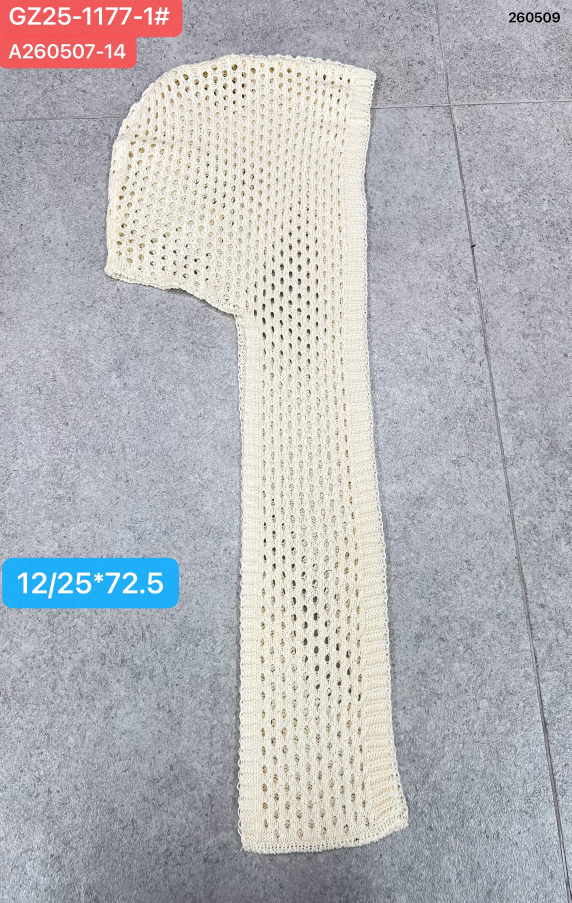
#> input picture data/standard_samples/B01.png, 1714 x 2709 px (shown at 1/3 size)
$ python -i extract_style_codes_ollama.py   (imports and definitions only)
#> lines starting #> are read from the running program, lines starting #| are printed output that depends on the picture
import argparse
import base64
import json
import logging
import re
import time
import unicodedata
from collections import defaultdict
from io import BytesIO
from pathlib import Path
from typing import Optional

import requests
from PIL import Image, ImageEnhance, ImageOps

STYLE_RE = re.compile(r"([A-Za-z0-9_-]+#)")
SAFE_RE = re.compile(r"[^A-Za-z0-9_-]+")
DEFAULT_CONFIG = Path("config/search_config.json")


def crop_header_gray(img_path: Path) -> Image.Image:
#> called with img_path = '../data/standard_samples/B01.png'
    img = Image.open(img_path).convert("RGB")
#> img is the input picture: PIL image 1714x2709 RGB; mean R, G, B 181.6, 181.6, 185.6
    w, h = img.size
#> w = 1714; h = 2709
    crop = img.crop((0, 0, int(w * 0.65), int(h * 0.20)))
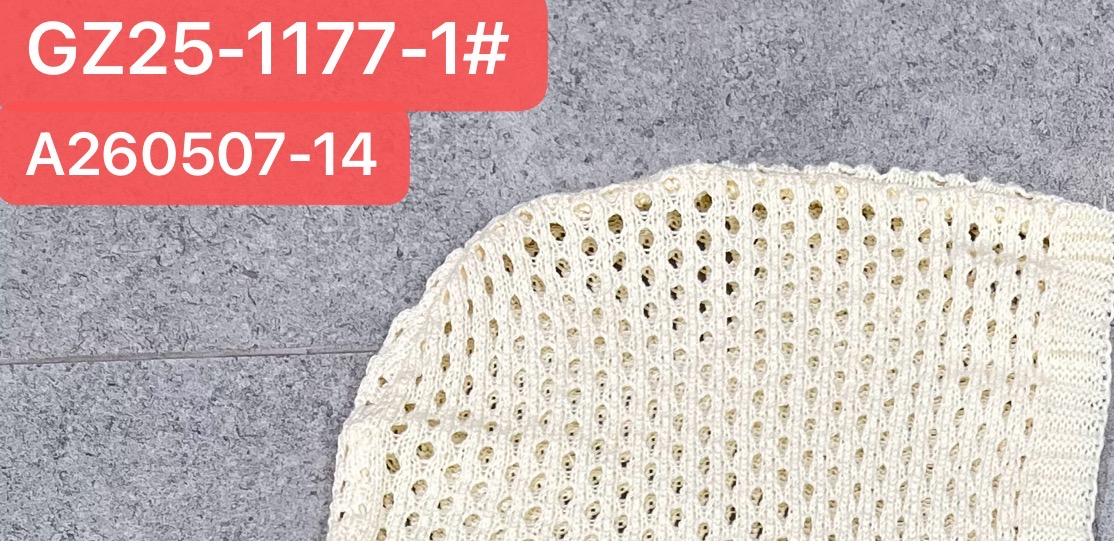
#> crop: PIL image 1114x541 RGB; mean R, G, B 203.4, 179.8, 178.9
    gray = ImageOps.grayscale(crop)
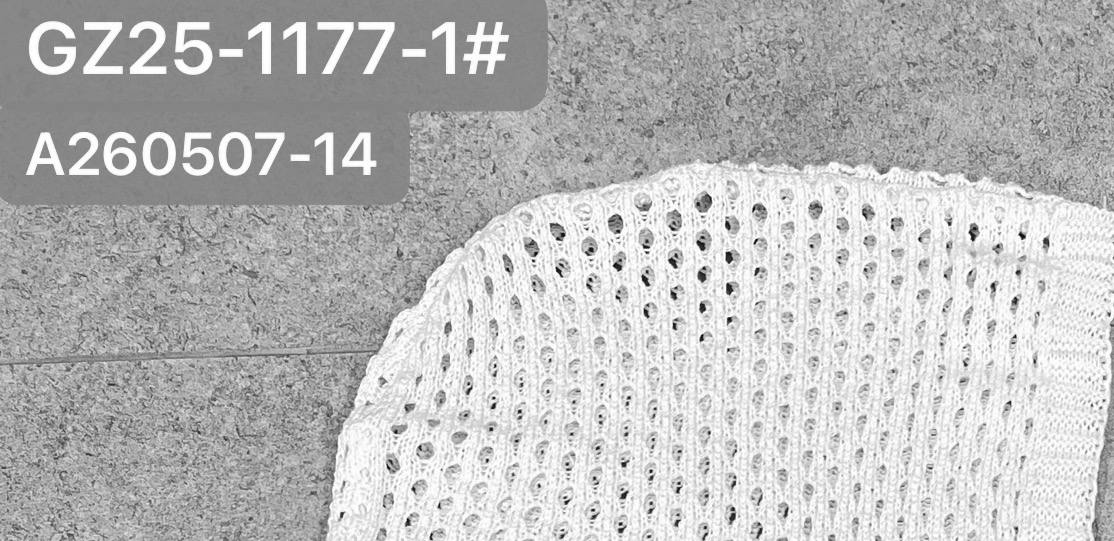
#> gray: PIL image 1114x541 L; min 5, max 255, mean 186.7
    gray = ImageEnhance.Contrast(gray).enhance(2.0)
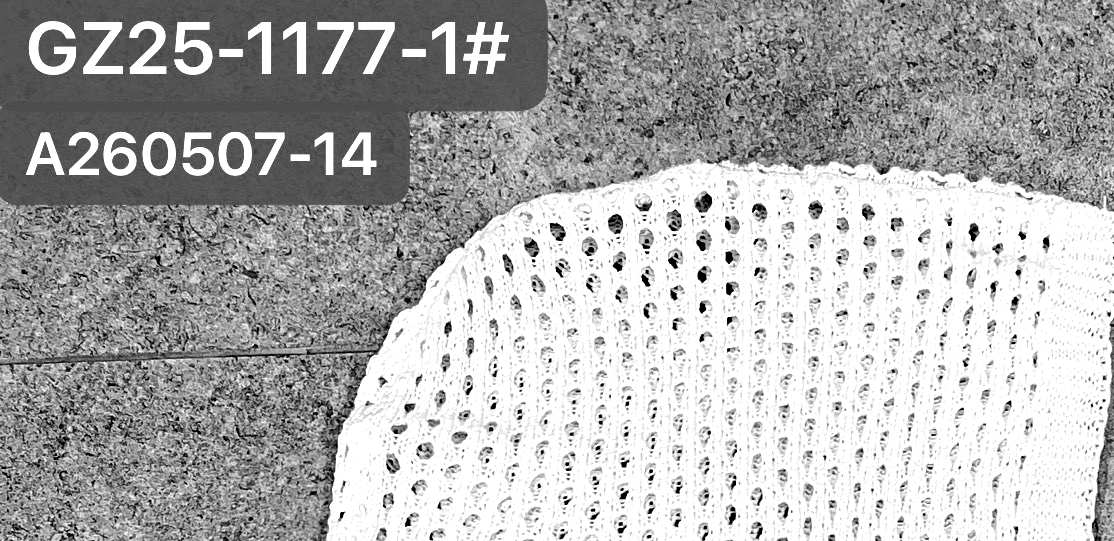
#> gray: PIL image 1114x541 L; min 0, max 255, mean 175.1
    gray = gray.resize((gray.width * 2, gray.height * 2), Image.BICUBIC)
#> gray: PIL image 2228x1082 L
    return gray


# [236 lines left out: functions to_png_bytes, call_ollama_ocr_chat, warmup_model, normalize_code, _clean_ocr_text, extract_code_relaxed and 3 more, not called in this run]


# [2 lines not run here, left out]

>>> result = crop_header_gray('../data/standard_samples/B01.png')

$ run again, on data/standard_samples/GA24-0086_001.jpg
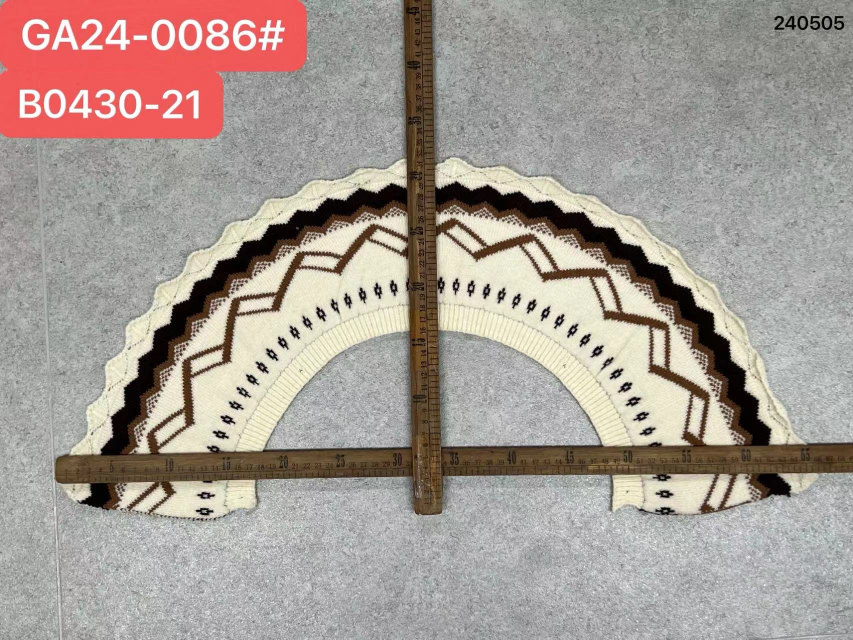
#> input picture data/standard_samples/GA24-0086_001.jpg, 1706 x 1279 px (shown at 1/2 size)
#> in crop_header_gray, img is the input picture: PIL image 1706x1279 RGB; mean R, G, B 166.7, 155.8, 149.1
#> in crop_header_gray, `crop = img.crop((0, 0, int(w * 0.65), int(h * 0.20)))`:
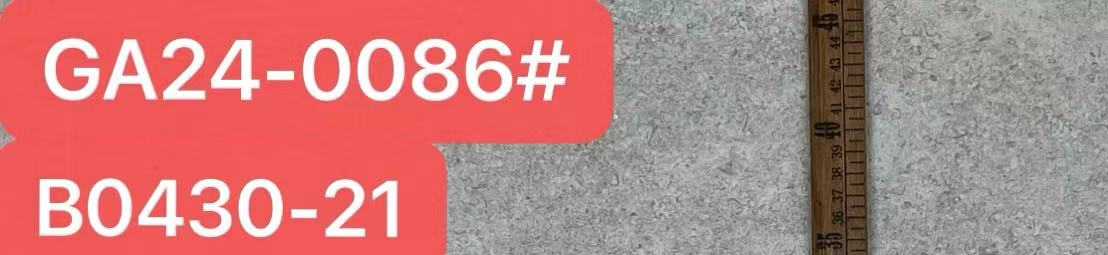
#> crop: PIL image 1108x255 RGB; mean R, G, B 191.2, 130, 127.7
#> in crop_header_gray, `gray = ImageEnhance.Contrast(gray).enhance(2.0)`:
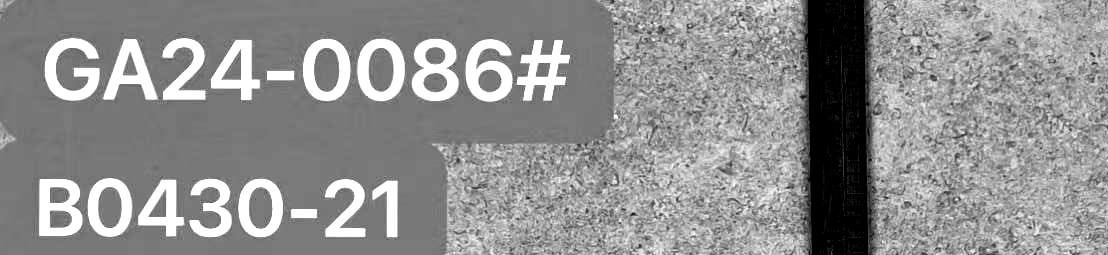
#> gray: PIL image 1108x255 L; min 0, max 255, mean 143.4
